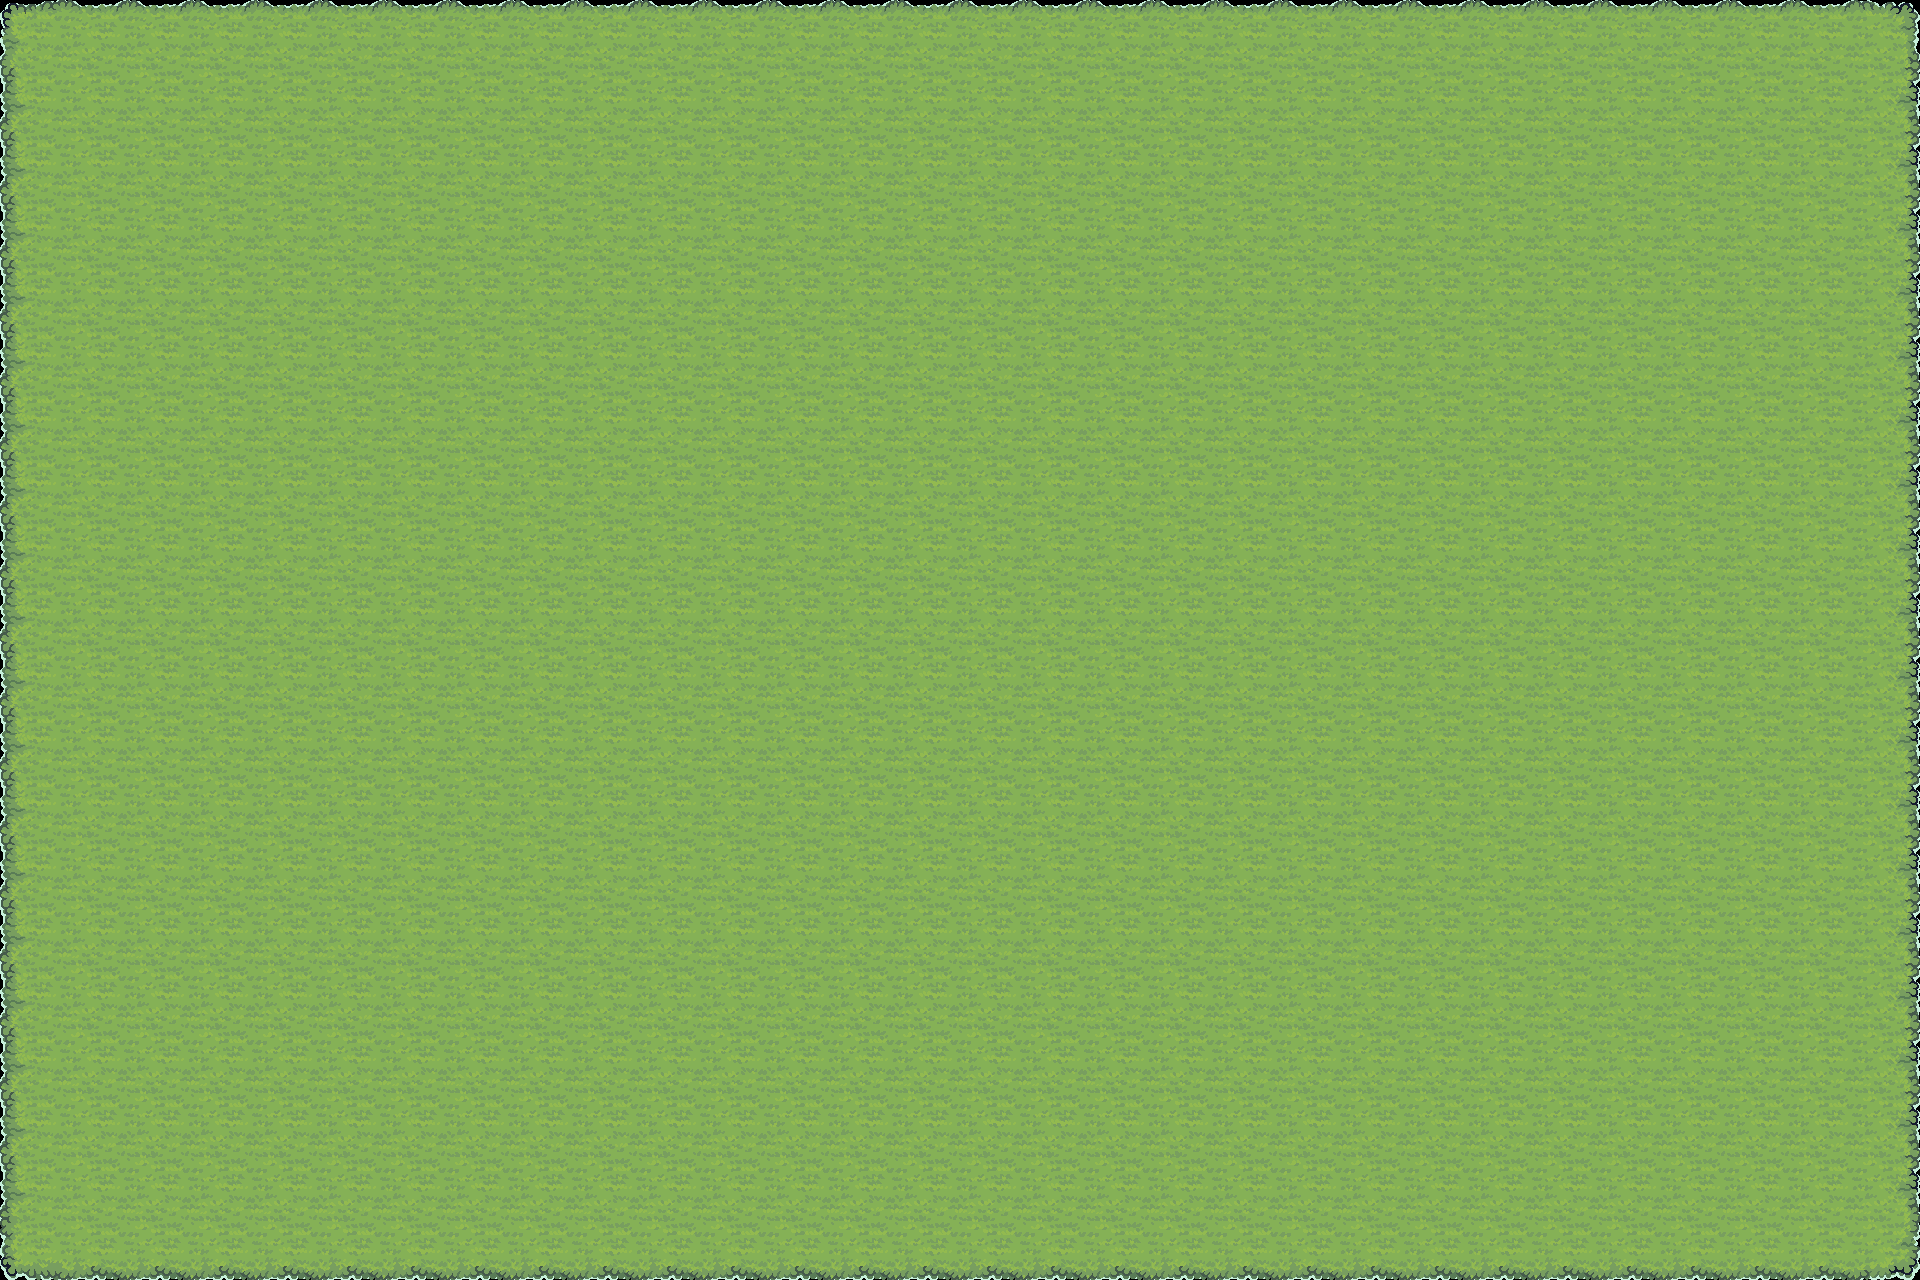

A 2D game scene composited from a Tiled map and its tileset images. What follows is a short description and the map's XML, with every tile layer's data as written:
An orthogonal 30x20 tile map with 64x64 px tiles, 1 tile layer (Tile Layer 1).

<map version="1.10" tiledversion="1.11.2" orientation="orthogonal" renderorder="right-down" width="30" height="20" tilewidth="64" tileheight="64" infinite="0" nextlayerid="2" nextobjectid="1">
 <tileset firstgid="1" name="forest" tilewidth="64" tileheight="64" tilecount="54" columns="9">
  <image source="../../tilesets/Tilemap_color2.png" width="576" height="384" />
 </tileset>
 <layer id="1" name="Tile Layer 1" width="30" height="20">
  <data encoding="csv">
1,2,2,2,2,2,2,2,2,2,2,2,2,2,2,2,2,2,2,2,2,2,2,2,2,2,2,2,2,3,
10,11,11,11,11,11,11,11,11,11,11,11,11,11,11,11,11,11,11,11,11,11,11,11,11,11,11,11,11,12,
10,11,11,11,11,11,11,11,11,11,11,11,11,11,11,11,11,11,11,11,11,11,11,11,11,11,11,11,11,12,
10,11,11,11,11,11,11,11,11,11,11,11,11,11,11,11,11,11,11,11,11,11,11,11,11,11,11,11,11,12,
10,11,11,11,11,11,11,11,11,11,11,11,11,11,11,11,11,11,11,11,11,11,11,11,11,11,11,11,11,12,
10,11,11,11,11,11,11,11,11,11,11,11,11,11,11,11,11,11,11,11,11,11,11,11,11,11,11,11,11,12,
10,11,11,11,11,11,11,11,11,11,11,11,11,11,11,11,11,11,11,11,11,11,11,11,11,11,11,11,11,12,
10,11,11,11,11,11,11,11,11,11,11,11,11,11,11,11,11,11,11,11,11,11,11,11,11,11,11,11,11,12,
10,11,11,11,11,11,11,11,11,11,11,11,11,11,11,11,11,11,11,11,11,11,11,11,11,11,11,11,11,12,
10,11,11,11,11,11,11,11,11,11,11,11,11,11,11,11,11,11,11,11,11,11,11,11,11,11,11,11,11,12,
10,11,11,11,11,11,11,11,11,11,11,11,11,11,11,11,11,11,11,11,11,11,11,11,11,11,11,11,11,12,
10,11,11,11,11,11,11,11,11,11,11,11,11,11,11,11,11,11,11,11,11,11,11,11,11,11,11,11,11,12,
10,11,11,11,11,11,11,11,11,11,11,11,11,11,11,11,11,11,11,11,11,11,11,11,11,11,11,11,11,12,
10,11,11,11,11,11,11,11,11,11,11,11,11,11,11,11,11,11,11,11,11,11,11,11,11,11,11,11,11,12,
10,11,11,11,11,11,11,11,11,11,11,11,11,11,11,11,11,11,11,11,11,11,11,11,11,11,11,11,11,12,
10,11,11,11,11,11,11,11,11,11,11,11,11,11,11,11,11,11,11,11,11,11,11,11,11,11,11,11,11,12,
10,11,11,11,11,11,11,11,11,11,11,11,11,11,11,11,11,11,11,11,11,11,11,11,11,11,11,11,11,12,
10,11,11,11,11,11,11,11,11,11,11,11,11,11,11,11,11,11,11,11,11,11,11,11,11,11,11,11,11,12,
10,11,11,11,11,11,11,11,11,11,11,11,11,11,11,11,11,11,11,11,11,11,11,11,11,11,11,11,11,12,
19,20,20,20,20,20,20,20,20,20,20,20,20,20,20,20,20,20,20,20,20,20,20,20,20,20,20,20,20,21
</data>
 </layer>
</map>
